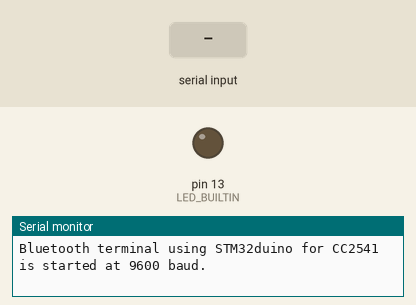
This sketch was run on a simulated Arduino Uno, built with avr-gcc and run on an emulated ATmega328P. Shown: output pins drawn as LEDs (lit = HIGH), the last lines printed to the serial monitor. The test bench sets the inputs (shaded band).

Above: at 1.2 s.
1.3 s: "O" received over the second serial link
At 2.1 s:
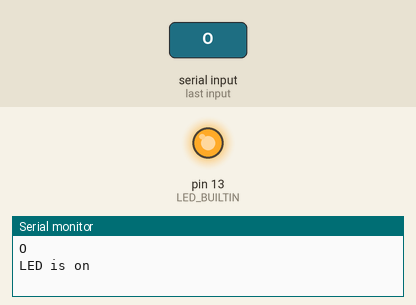
2.8 s: "X" received over the second serial link
At 3.2 s:
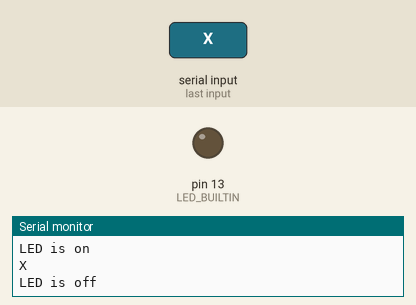
Timing chart, 0 to 5.8 s (numbered marks = the images above; inputs shaded):
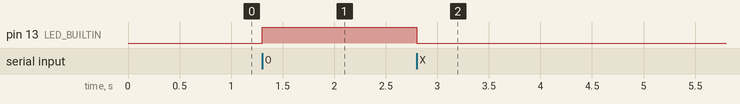

Measured:
- after the input at 1.3 s, pin 13 (LED_BUILTIN): LOW → HIGH at once
- after the input at 2.8 s, pin 13 (LED_BUILTIN): HIGH → LOW at once

The sketch:

bluetooth-control.ino
```cpp
#include <SoftwareSerial.h>
#define RX_PIN A1
#define TX_PIN A0
SoftwareSerial CC2541(RX_PIN, TX_PIN);

void setup()
{
  Serial.begin(9600); // start serial port
  Serial.println("Bluetooth terminal using STM32duino for CC2541 is started at 9600 baud.");
  CC2541.begin(9600); // start Bluetooth-module
  pinMode(LED_BUILTIN, OUTPUT);
  digitalWrite(LED_BUILTIN, LOW); // LED is off
}

void loop()
{
  String str_data = "";
  char bt_data;
  CC2541.listen(); // listen for Bluetooth module
  while (CC2541.available() > 0) {
    bt_data = CC2541.read();
    str_data = String(bt_data);
    Serial.println(bt_data);
  }
  if (Serial.available()) {
    delay(10);
    CC2541.write(Serial.read());
  }
  if ( str_data == "X") {
    Serial.println("LED is off");
    digitalWrite(LED_BUILTIN, LOW);
    delay(500);
  } else if ( str_data == "O") {
    Serial.println("LED is on");
    digitalWrite(LED_BUILTIN, HIGH);
  }
}
```
